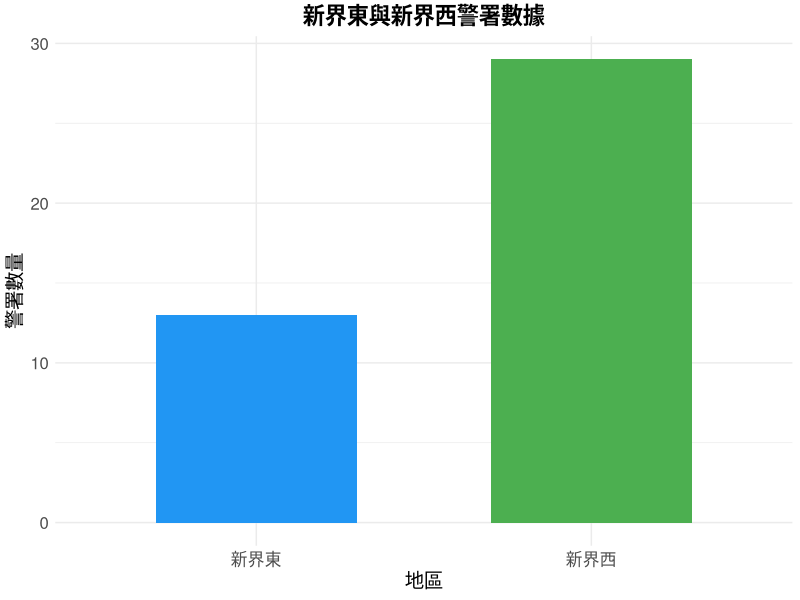

Here is the R script that generated this plot:
# 安裝所需的套件（如果尚未安裝）
if (!require(ggplot2)) install.packages("ggplot2")

# 加載 ggplot2 套件
library(ggplot2)

# 數據輸入
police_station_data <- data.frame(
  Region = c("新界東", "新界西"),
  Count = c(13, 29)
)

# 繪製柱狀圖
police_station_plot <- ggplot(police_station_data, aes(x = Region, y = Count, fill = Region)) +
  geom_bar(stat = "identity", width = 0.6) +
  labs(
    title = "新界東與新界西警署數據",
    x = "地區",
    y = "警署數量",
    fill = "地區"
  ) +
  theme_minimal() +
  theme(
    plot.title = element_text(hjust = 0.5, size = 16, face = "bold"),
    axis.title.x = element_text(size = 14),
    axis.title.y = element_text(size = 14),
    axis.text = element_text(size = 12),
    legend.position = "none"
  ) +
  scale_fill_manual(values = c("新界東" = "#2196F3", "新界西" = "#4CAF50"))

# 顯示柱狀圖
print(police_station_plot)